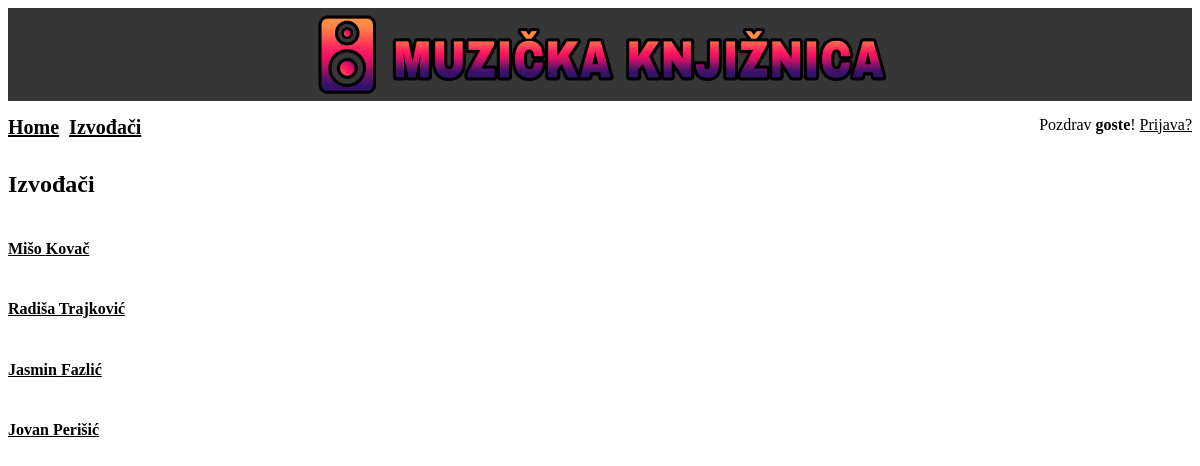
The app's page /izvodaci/, older data.
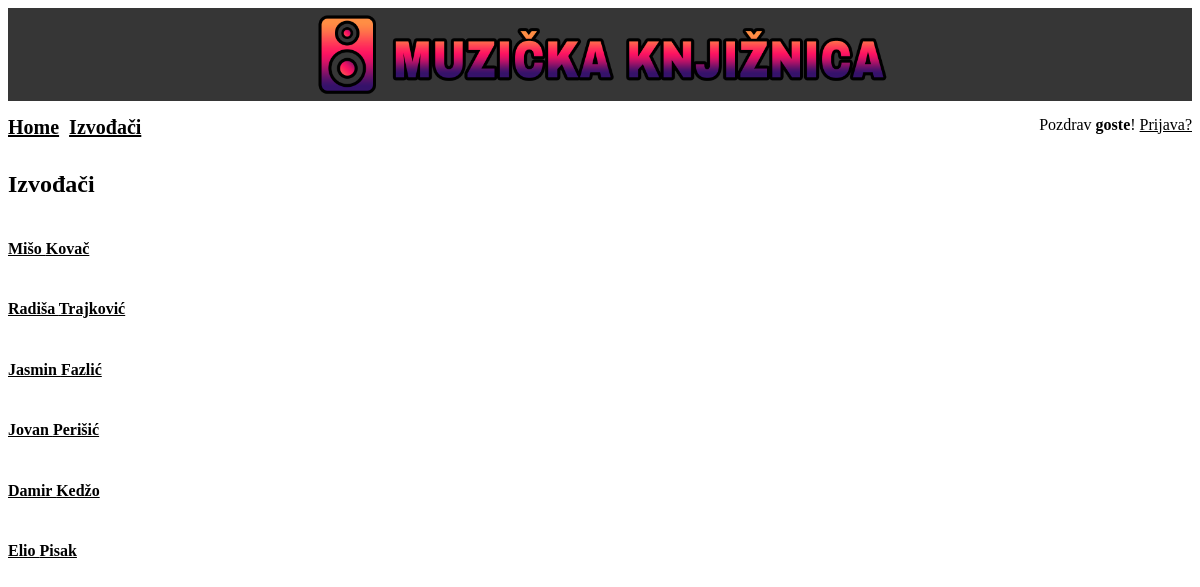
The same page, newer data.
### main/models.py (models this page shows, shortened)
class Izvodac(models.Model):
    izvodac_ime=models.CharField(max_length=50)
    izvodac_prezime=models.CharField(max_length=50)
    datum_rođenja=models.DateField()
    dodatne_informacije_izvodaca=models.CharField(max_length=100, blank=True)

### main/views.py (the view)
# urls.py: path('izvodaci/', IzvodacList.as_view()),
class IzvodacList(ListView):
    model = Izvodac

### templates/main/izvodac_list.html (shortened to what this page needs)
{% extends "base_generic.html" %}
{% block content %}
<br>
<h2> Izvođači </h2>
{% for izvodac in object_list %}
    <div class="album">
        <h4 class="gumbi"><a href="/izvodaci/{{ izvodac.izvodac_prezime }}">{{ izvodac.izvodac_ime }} {{ izvodac.izvodac_prezime }}</a></h4>
    </div>
{% endfor %}
{% endblock %}

### templates/base_generic.html (shortened to what this page needs)
<!DOCTYPE html>
<html lang="en">
<head>
    {% load static %}
    <link rel="stylesheet" type="text/css" href="{% static 'css/style.css' %}">
</head>
<body>
    <div class="test">
        {% load static %}
        <a href="/"><img class="traka" src="{% static 'images/traka.png' %}" alt="My image"></a>
    </div>
    <div id="sidebar" class="lista_block">
        {% block sidebar %}
        <a class="lista_elementi" href="/">Home</a>
        <a class="lista_elementi" href="/accounts/login">Izvođači</a>
        <div class="desno">
            {% if request.user.is_authenticated %}
                Pozdrav <strong>{{ request.user.username }}</strong>,
                <a href="/accounts/logout">Odjava?</a>
            {% else %}
                Pozdrav <strong>goste</strong>!
                <a href="/accounts/login">Prijava?</a>
            {% endif %}
        </div>
        {% endblock %}
    </div>
    <div class="content">
        {% block content %}
        {% endblock %}
    </div>
</body>
</html>

### main/static/css/style.css (style rules this page uses)
.traka { width: 50%; justify-content: center; display: flex; margin-left: auto; margin-right: auto; }
.test { background-color: #363636; }
.lista_block { padding-top: 15px; }
.lista_elementi { padding-right: 10px; font-size: 20px; color: black; font-weight: bold; float: left; }
a { color: black; }
.desno { display: block; text-align: right; }
.gumbi { display: inline-block; }

Row changes from the older to the newer data that the page shows:
added Izvodac: izvodac_ime "Damir", izvodac_prezime "Kedžo"
added Izvodac: izvodac_ime "Elio", izvodac_prezime "Pisak"
